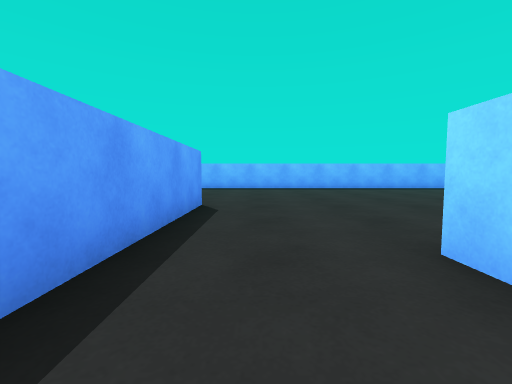
view 1 (above)

24 first-person views from a walk through a scene from a Unity 3-D project. The camera is 0.52 m above the floor, tilts 4° down and sees 90° across. The floor is counted in squares, 1 m on a side. Each view is taken from the middle of a square. On the plan, view 1 faces up. The plan holds only what a view shows up to about 9 squares ahead; the rest is blank. The place goes on beyond the plan. The player is left out. Some animated figures are not drawn.

view 2
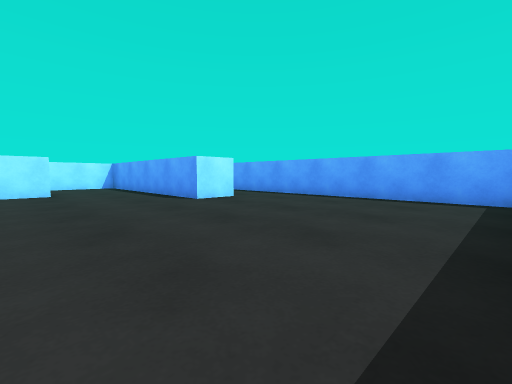

view 3
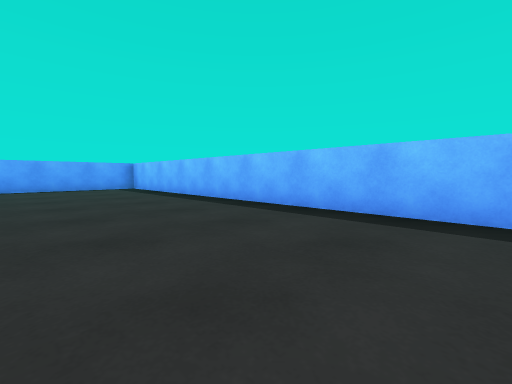

view 4
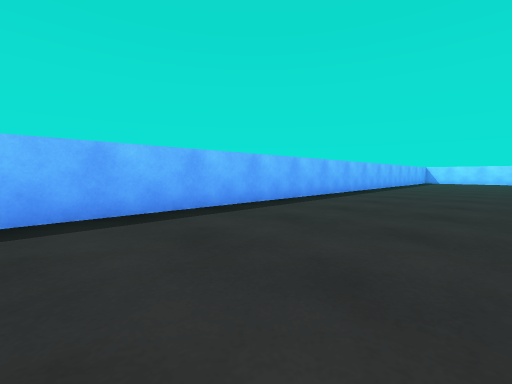

view 5
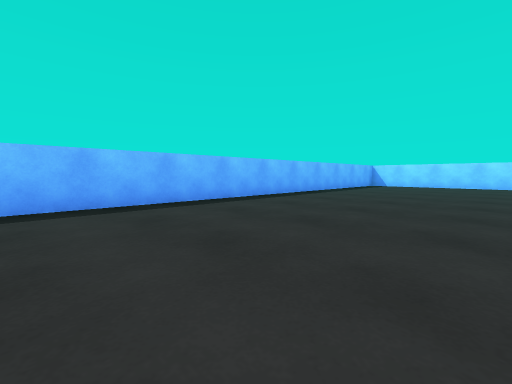

view 6
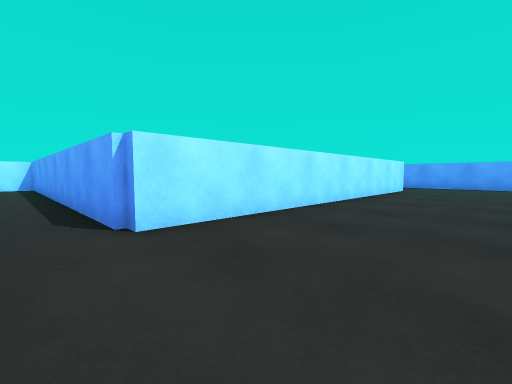

view 7
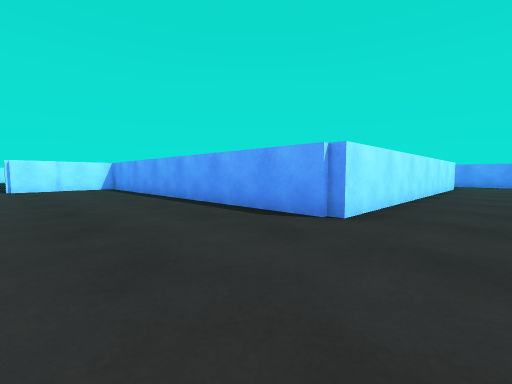

view 8
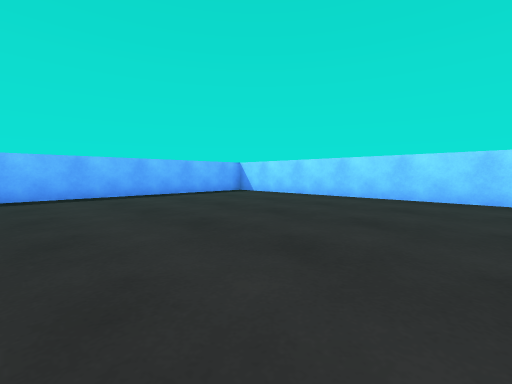

view 9
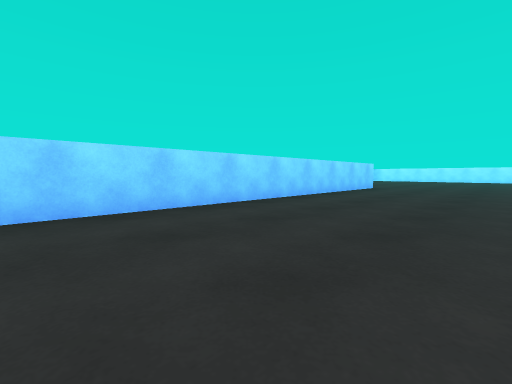

view 10
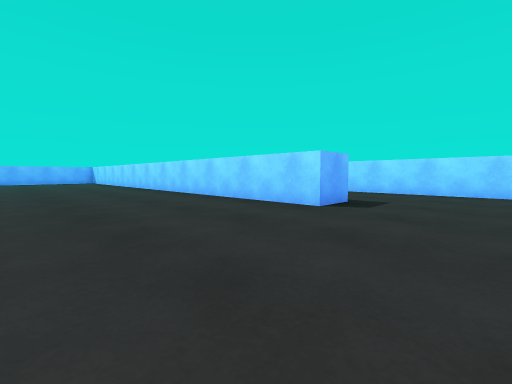

view 11
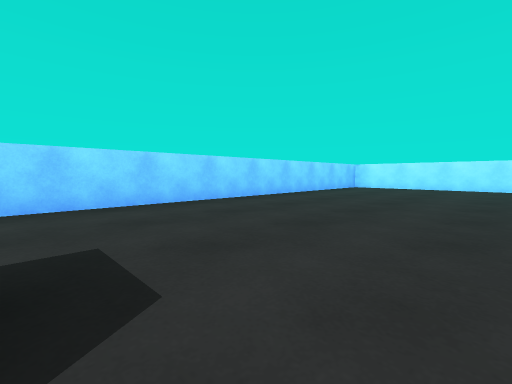

view 12
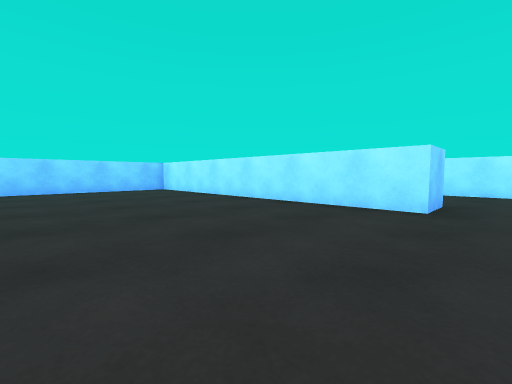

view 13
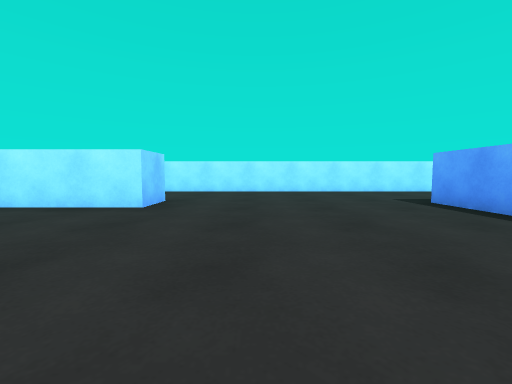

view 14
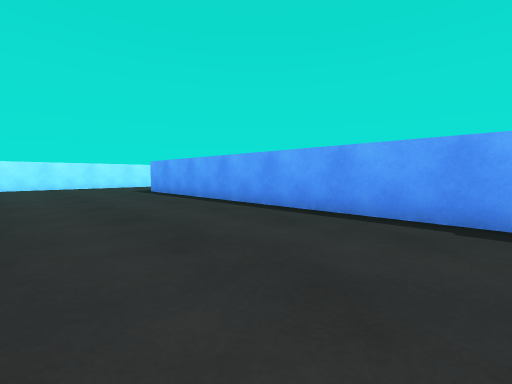

view 15
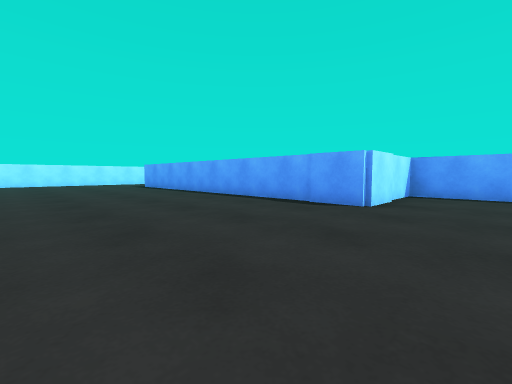

view 16
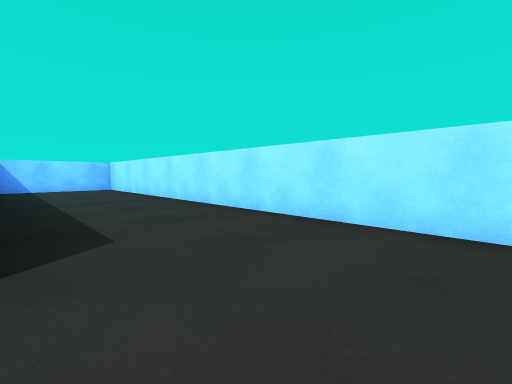

view 17
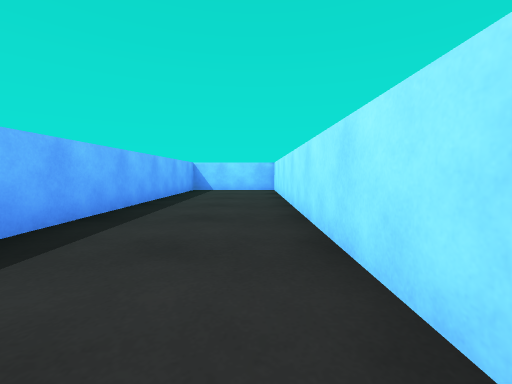

view 18
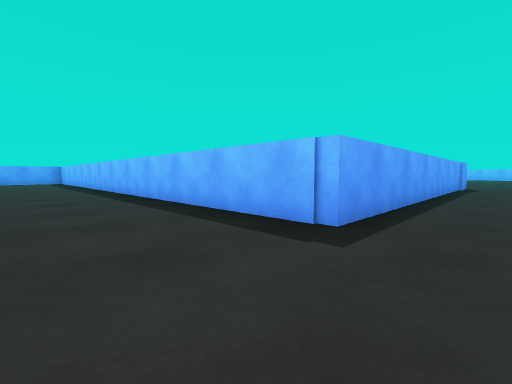

view 19
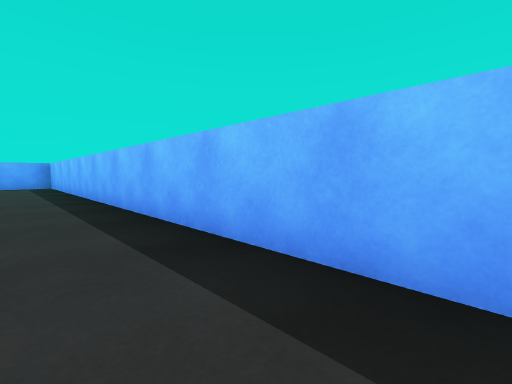

view 20
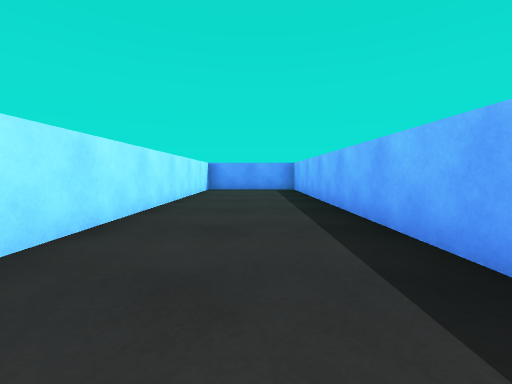

view 21
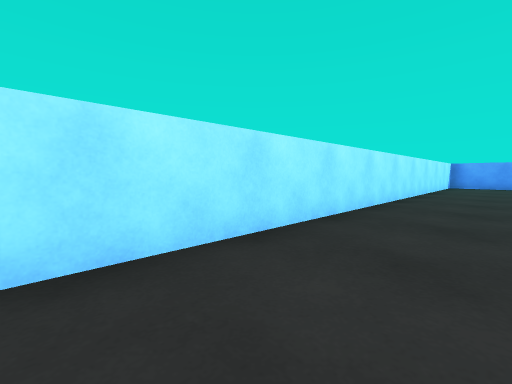

view 22
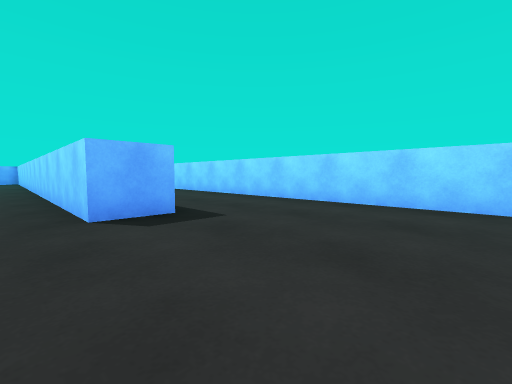

view 23
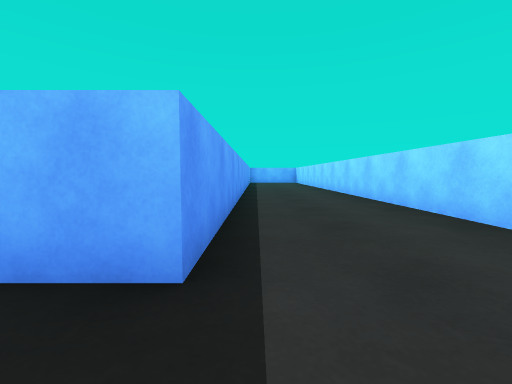

view 24
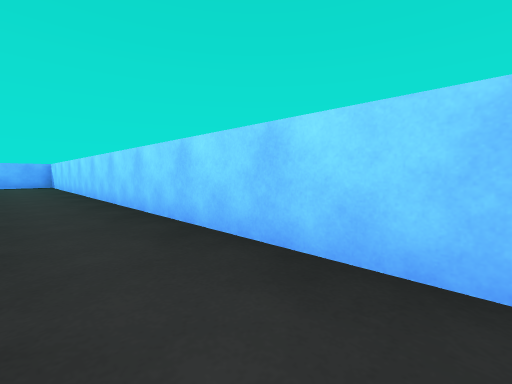

### Floor plan
Points are (right, up) in squares from view 1. A wall is a line through its corners. A room is listed if a view was taken in it or the views show most of it. See-through windows are left out.
Room 1 (view 1)
walls: (-0.5, -1.3) (0.9, -1.3); (-0.9, 0.6) (-0.9, -0.9)
ways out: opening at (0.5, 1.5) to room 2
Room 2 (views 2, 3, 4, 5, 6, 7, 8, 9, 10, 11, 12, 13, 14, 15, 16, 17, 18, 19, 20, 21, 22, 23, 24)
walls: (21.7, 2.4) (21.7, -4.8) (20.7, -4.8) (20.7, 9.4) (-3.6, 9.4) (-3.6, 2.2); (1.2, 1.1) (1.2, 1.6) (9.3, 1.6) (9.3, -6.7) (11.8, -6.7) (11.8, -15.7) (-3.6, -15.7) (-3.6, -18.6) (8.1, -18.6); (16.8, -16) (16.8, -15) (24.4, -15) (24.4, 8.4); (9.8, -18.6) (24.4, -18.6) (24.4, -16) (18, -16); (-2, 4.3) (-0.9, 4.3) (-0.9, 0.6)
ways out: opening at (0.5, 1.5) to room 1

Positions as (right, up) in squares from view 1, and headings:
1: (0, 0), facing up
2: (2, 9), facing down-left
3: (6, 6), facing up-left
4: (4, 6), facing up-right
5: (9, 5), facing up-right
6: (10, 4), facing down-left
7: (12, 3), facing down-left
8: (15, 3), facing up-right
9: (17, 5), facing down-right
10: (17, -7), facing up-right
11: (20, -5), facing down-right
12: (16, -11), facing down-right
13: (15, -11), facing down
14: (15, -8), facing down-left
15: (16, -5), facing down-left
16: (15, -16), facing down-right
17: (16, -18), facing right
18: (13, -18), facing up-left
19: (8, -17), facing up-left
20: (5, -17), facing left
21: (8, -17), facing down-left
22: (20, -8), facing up-right
23: (22, -6), facing up
24: (23, -3), facing up-right
